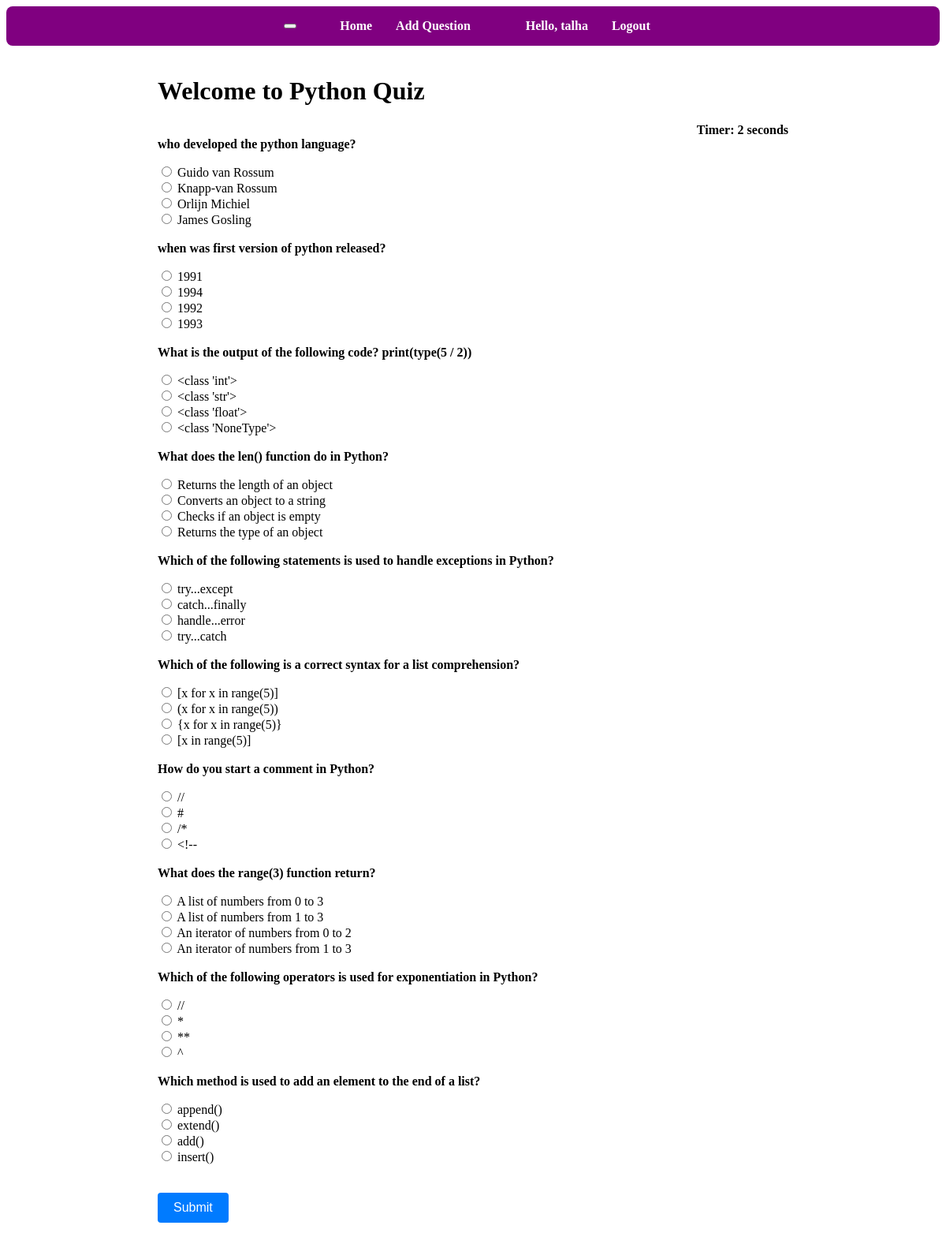
The page / (signed in) on the database its author committed.
### Quiz/models.py (models this page shows, shortened)
class QuesModel(models.Model):
    id = models.BigAutoField(primary_key=True)
    question = models.CharField(max_length=200,null=True)
    op1 = models.CharField(max_length=200,null=True)
    op2 = models.CharField(max_length=200,null=True)
    op3 = models.CharField(max_length=200,null=True)
    op4 = models.CharField(max_length=200,null=True)
    ans = models.CharField(max_length=200,null=True)

### Quiz/views.py (the view)
# urls.py: 2. Add a URL to urlpatterns:  path('', views.home, name='home')
def home(request):
    if request.method == 'POST':
        if not request.user.is_authenticated:
            return render(request, 'Quiz/home.html', {
                'questions': QuesModel.objects.all(),
                'error_message': 'You need to be log in to submit the quiz.'
            })
        questions = QuesModel.objects.all()
        score = 0
        wrong = 0
        correct = 0
        total = 0
        for q in questions:
            total += 1
            if q.ans == request.POST.get(q.question):
                score += 10
                correct += 1
            else:
                wrong += 1
        percent = score / (total * 10) * 100
        context = {
            'score': score,
            'time': request.POST.get('timer'),
            'correct': correct,
            'wrong': wrong,
            'percent': percent,
            'total': total
        }
        return render(request, 'Quiz/result.html', context)
    else:
        questions = QuesModel.objects.all()
        context = {
            'questions': questions
        }
        return render(request, 'Quiz/home.html', context)

### Quiz/templates/Quiz/home.html (shortened to what this page needs)
{% extends 'Quiz/dependencies.html' %}
{% block content %}
{% load static %}
<div class="container quiz-container">
    <br>
    <h1>Welcome to Python Quiz</h1>
    <div align="right" id="displaytimer"><b>Timer: 0 seconds</b></div>
    <form method='post' action=''>
        {% for q in questions %}
        <div class="form-group">
            <label for="question"><strong>{{ q.question }}</strong></label>
        </div>
        <div class="form-check">
            <input class="form-check-input" type="radio" name="{{ q.question }}" id="gridRadios1" value="{{ q.op1 }}">
            <label class="form-check-label" for="gridRadios1">{{ q.op1 }}</label>
        </div>
        <div class="form-check">
            <input class="form-check-input" type="radio" name="{{ q.question }}" id="gridRadios2" value="{{ q.op2 }}">
            <label class="form-check-label" for="gridRadios2">{{ q.op2 }}</label>
        </div>
        <div class="form-check">
            <input class="form-check-input" type="radio" name="{{ q.question }}" id="gridRadios3" value="{{ q.op3 }}">
            <label class="form-check-label" for="gridRadios3">{{ q.op3 }}</label>
        </div>
        <div class="form-check">
            <input class="form-check-input" type="radio" name="{{ q.question }}" id="gridRadios4" value="{{ q.op4 }}">
            <label class="form-check-label" for="gridRadios4">{{ q.op4 }}</label>
        </div>
        <br>
        {% endfor %}
        <br>
        <button type="submit" class="btn btn-primary">Submit</button>
    </form>
</div>
{% endblock %}

### Quiz/templates/Quiz/navbar.html (shortened to what this page needs)
<nav class="navbar navbar-expand-lg navbar-dark" style="background-color: purple; padding: 1rem;">
  <button class="navbar-toggler" type="button" data-toggle="collapse" data-target="#navbarNav" aria-controls="navbarNav" aria-expanded="false" aria-label="Toggle navigation">
  </button>
  <div class="collapse navbar-collapse" id="navbarNav">
      <ul class="navbar-nav mx-auto">
          <li class="nav-item">
              <a class="nav-link" href="{% url 'home' %}">Home</a>
          </li>
          {% if request.user.is_staff %}
          <li class="nav-item">
              <a class="nav-link" href="{% url 'addQuestion' %}">Add Question</a>
          </li>
          {% endif %}
      </ul>
  </div>
  <div class="navbar-collapse collapse d-flex justify-content-end">
      <ul class="navbar-nav">
          {% if request.user.is_authenticated %}
          <li class="nav-item">
              <span class="navbar-text">Hello, {{ request.user.username }}</span>
          </li>
          <li class="nav-item">
              <a class="nav-link" href="{% url 'logout' %}">Logout</a>
          </li>
          {% endif %}
      </ul>
  </div>
</nav>

### static/Quiz/styles.css (style rules this page uses)
.navbar { display: flex; padding: 1rem; justify-content: center; align-items: center; background-color: #6a1b9a; border-radius: 8px; }
.navbar-collapse { display: flex; align-items: center; justify-content: center; }
.navbar-nav { display: flex; align-items: center; list-style-type: none; margin: 0; }
.navbar-nav .nav-item { margin: 0 15px; }
.navbar-nav .nav-link { color: white; font-weight: bold; text-decoration: none; }
.navbar-text { font-weight: bold; color: white; }
.quiz-container { max-width: 800px; margin: 0 auto; }
.btn { padding: 10px 20px; font-size: 1rem; border-radius: 4px; cursor: pointer; text-align: center; }
.btn-primary { background-color: #007bff; color: white; border: none; }
.form-group { margin-bottom: 1rem; }

### rows shown on the page
QuesModel: question "who developed the python language?", op1 "Guido van Rossum", op2 "Knapp-van Rossum", op3 "Orlijn Michiel", op4 "James Gosling"
QuesModel: question "when was first version of python released?", op1 "1991", op2 "1994", op3 "1992", op4 "1993"
QuesModel: question "What is the output of the following code? print(type(5 / 2))", op1 "<class 'int'>", op2 "<class 'str'>", op3 "<class 'float'>", op4 "<class 'NoneType'>"
QuesModel: question "What does the len() function do in Python?", op1 "Returns the length of an object", op2 "Converts an object to a string", op3 "Checks if an object is empty", op4 "Returns the type of an object"
QuesModel: question "Which of the following statements is used to handle exceptions in Python?", op1 "try...except", op2 "catch...finally", op3 "handle...error", op4 "try...catch"
QuesModel: question "Which of the following is a correct syntax for a list comprehension?", op1 "[x for x in range(5)]", op2 "(x for x in range(5))", op3 "{x for x in range(5)}", op4 "[x in range(5)]"
QuesModel: question "How do you start a comment in Python?", op1 "//", op2 "#", op3 "/*", op4 "<!--"
QuesModel: question "What does the range(3) function return?", op1 "A list of numbers from 0 to 3", op2 "A list of numbers from 1 to 3", op3 "An iterator of numbers from 0 to 2", op4 "An iterator of numbers from 1 to 3"
QuesModel: question "Which of the following operators is used for exponentiation in Python?", op1 "//", op2 "*", op3 "**", op4 "^"
QuesModel: question "Which method is used to add an element to the end of a list?", op1 "append()", op2 "extend()", op3 "add()", op4 "insert()"

### other values the page prints
{{ request.user.username }} "talha"
